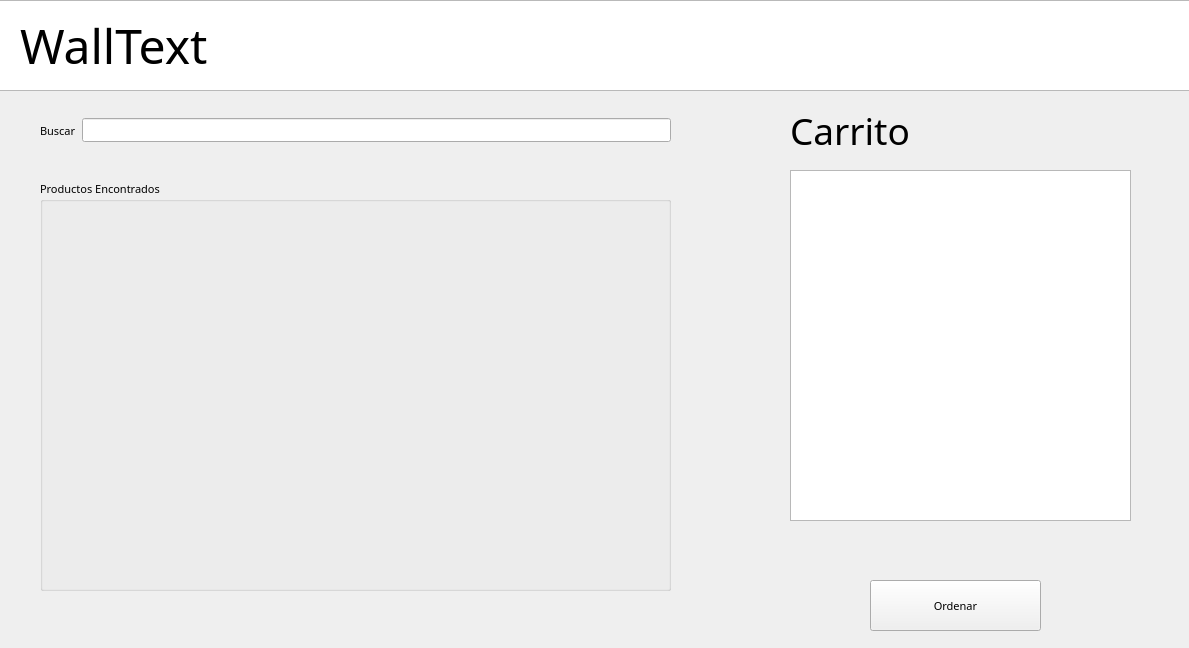
<?xml version="1.0" encoding="UTF-8"?>
<ui version="4.0">
 <class>MainWindow</class>
 <widget class="QMainWindow" name="MainWindow">
  <property name="windowModality">
   <enum>Qt::ApplicationModal</enum>
  </property>
  <property name="enabled">
   <bool>true</bool>
  </property>
  <property name="geometry">
   <rect>
    <x>0</x>
    <y>0</y>
    <width>1189</width>
    <height>648</height>
   </rect>
  </property>
  <property name="palette">
   <palette>
    <active>
     <colorrole role="Dark">
      <brush brushstyle="SolidPattern">
       <color alpha="255">
        <red>255</red>
        <green>255</green>
        <blue>255</blue>
       </color>
      </brush>
     </colorrole>
     <colorrole role="Mid">
      <brush brushstyle="SolidPattern">
       <color alpha="255">
        <red>255</red>
        <green>255</green>
        <blue>255</blue>
       </color>
      </brush>
     </colorrole>
     <colorrole role="Shadow">
      <brush brushstyle="SolidPattern">
       <color alpha="255">
        <red>255</red>
        <green>255</green>
        <blue>255</blue>
       </color>
      </brush>
     </colorrole>
    </active>
    <inactive>
     <colorrole role="Dark">
      <brush brushstyle="SolidPattern">
       <color alpha="255">
        <red>160</red>
        <green>160</green>
        <blue>160</blue>
       </color>
      </brush>
     </colorrole>
     <colorrole role="Mid">
      <brush brushstyle="SolidPattern">
       <color alpha="255">
        <red>160</red>
        <green>160</green>
        <blue>160</blue>
       </color>
      </brush>
     </colorrole>
     <colorrole role="Shadow">
      <brush brushstyle="SolidPattern">
       <color alpha="255">
        <red>105</red>
        <green>105</green>
        <blue>105</blue>
       </color>
      </brush>
     </colorrole>
    </inactive>
    <disabled>
     <colorrole role="Dark">
      <brush brushstyle="SolidPattern">
       <color alpha="255">
        <red>255</red>
        <green>255</green>
        <blue>255</blue>
       </color>
      </brush>
     </colorrole>
     <colorrole role="Mid">
      <brush brushstyle="SolidPattern">
       <color alpha="255">
        <red>255</red>
        <green>255</green>
        <blue>255</blue>
       </color>
      </brush>
     </colorrole>
     <colorrole role="Shadow">
      <brush brushstyle="SolidPattern">
       <color alpha="255">
        <red>0</red>
        <green>0</green>
        <blue>0</blue>
       </color>
      </brush>
     </colorrole>
    </disabled>
   </palette>
  </property>
  <property name="font">
   <font>
    <family>Segoe UI</family>
   </font>
  </property>
  <property name="windowTitle">
   <string>MainWindow</string>
  </property>
  <widget class="QWidget" name="centralwidget">
   <property name="font">
    <font>
     <family>VCR OSD Mono</family>
     <pointsize>8</pointsize>
    </font>
   </property>
   <widget class="QLabel" name="MainTitle">
    <property name="geometry">
     <rect>
      <x>20</x>
      <y>0</y>
      <width>471</width>
      <height>91</height>
     </rect>
    </property>
    <property name="font">
     <font>
      <family>VCR OSD Mono</family>
      <pointsize>36</pointsize>
     </font>
    </property>
    <property name="text">
     <string>WallText</string>
    </property>
   </widget>
   <widget class="QGraphicsView" name="graphicsView">
    <property name="geometry">
     <rect>
      <x>-10</x>
      <y>0</y>
      <width>1201</width>
      <height>91</height>
     </rect>
    </property>
    <property name="sizePolicy">
     <sizepolicy hsizetype="Maximum" vsizetype="Expanding">
      <horstretch>0</horstretch>
      <verstretch>0</verstretch>
     </sizepolicy>
    </property>
    <property name="palette">
     <palette>
      <active>
       <colorrole role="Base">
        <brush brushstyle="SolidPattern">
         <color alpha="255">
          <red>47</red>
          <green>255</green>
          <blue>0</blue>
         </color>
        </brush>
       </colorrole>
       <colorrole role="Window">
        <brush brushstyle="SolidPattern">
         <color alpha="255">
          <red>47</red>
          <green>255</green>
          <blue>0</blue>
         </color>
        </brush>
       </colorrole>
      </active>
      <inactive>
       <colorrole role="Base">
        <brush brushstyle="SolidPattern">
         <color alpha="255">
          <red>255</red>
          <green>255</green>
          <blue>255</blue>
         </color>
        </brush>
       </colorrole>
       <colorrole role="Window">
        <brush brushstyle="SolidPattern">
         <color alpha="255">
          <red>240</red>
          <green>240</green>
          <blue>240</blue>
         </color>
        </brush>
       </colorrole>
      </inactive>
      <disabled>
       <colorrole role="Base">
        <brush brushstyle="SolidPattern">
         <color alpha="255">
          <red>47</red>
          <green>255</green>
          <blue>0</blue>
         </color>
        </brush>
       </colorrole>
       <colorrole role="Window">
        <brush brushstyle="SolidPattern">
         <color alpha="255">
          <red>47</red>
          <green>255</green>
          <blue>0</blue>
         </color>
        </brush>
       </colorrole>
      </disabled>
     </palette>
    </property>
    <property name="sizeAdjustPolicy">
     <enum>QAbstractScrollArea::AdjustToContents</enum>
    </property>
   </widget>
   <widget class="QListView" name="carritoLista">
    <property name="geometry">
     <rect>
      <x>790</x>
      <y>170</y>
      <width>341</width>
      <height>351</height>
     </rect>
    </property>
    <property name="palette">
     <palette>
      <active>
       <colorrole role="Base">
        <brush brushstyle="SolidPattern">
         <color alpha="255">
          <red>212</red>
          <green>212</green>
          <blue>212</blue>
         </color>
        </brush>
       </colorrole>
      </active>
      <inactive>
       <colorrole role="Base">
        <brush brushstyle="SolidPattern">
         <color alpha="255">
          <red>255</red>
          <green>255</green>
          <blue>255</blue>
         </color>
        </brush>
       </colorrole>
      </inactive>
      <disabled>
       <colorrole role="Base">
        <brush brushstyle="SolidPattern">
         <color alpha="255">
          <red>240</red>
          <green>240</green>
          <blue>240</blue>
         </color>
        </brush>
       </colorrole>
      </disabled>
     </palette>
    </property>
    <property name="itemAlignment">
     <set>Qt::AlignLeading</set>
    </property>
   </widget>
   <widget class="QLabel" name="carritoLabel">
    <property name="geometry">
     <rect>
      <x>790</x>
      <y>100</y>
      <width>341</width>
      <height>61</height>
     </rect>
    </property>
    <property name="font">
     <font>
      <family>VCR OSD Mono</family>
      <pointsize>28</pointsize>
     </font>
    </property>
    <property name="text">
     <string>Carrito</string>
    </property>
   </widget>
   <widget class="QWidget" name="horizontalLayoutWidget">
    <property name="geometry">
     <rect>
      <x>40</x>
      <y>110</y>
      <width>631</width>
      <height>41</height>
     </rect>
    </property>
    <layout class="QHBoxLayout" name="horizontalLayout_3">
     <property name="sizeConstraint">
      <enum>QLayout::SetMinimumSize</enum>
     </property>
     <item>
      <widget class="QLabel" name="label_2">
       <property name="text">
        <string>Buscar</string>
       </property>
      </widget>
     </item>
     <item>
      <widget class="QLineEdit" name="searchBar">
       <property name="toolTip">
        <string>Solo numeros</string>
       </property>
       <property name="toolTipDuration">
        <number>-1</number>
       </property>
       <property name="text">
        <string/>
       </property>
       <property name="clearButtonEnabled">
        <bool>true</bool>
       </property>
      </widget>
     </item>
    </layout>
   </widget>
   <widget class="QGroupBox" name="finderBox">
    <property name="geometry">
     <rect>
      <x>40</x>
      <y>180</y>
      <width>631</width>
      <height>411</height>
     </rect>
    </property>
    <property name="title">
     <string>Productos Encontrados</string>
    </property>
   </widget>
   <widget class="QPushButton" name="ordenarBoton">
    <property name="geometry">
     <rect>
      <x>870</x>
      <y>580</y>
      <width>171</width>
      <height>51</height>
     </rect>
    </property>
    <property name="palette">
     <palette>
      <active>
       <colorrole role="Button">
        <brush brushstyle="SolidPattern">
         <color alpha="255">
          <red>47</red>
          <green>255</green>
          <blue>0</blue>
         </color>
        </brush>
       </colorrole>
       <colorrole role="Light">
        <brush brushstyle="SolidPattern">
         <color alpha="255">
          <red>47</red>
          <green>255</green>
          <blue>0</blue>
         </color>
        </brush>
       </colorrole>
       <colorrole role="Midlight">
        <brush brushstyle="SolidPattern">
         <color alpha="255">
          <red>47</red>
          <green>255</green>
          <blue>0</blue>
         </color>
        </brush>
       </colorrole>
       <colorrole role="Base">
        <brush brushstyle="SolidPattern">
         <color alpha="255">
          <red>47</red>
          <green>255</green>
          <blue>0</blue>
         </color>
        </brush>
       </colorrole>
       <colorrole role="Window">
        <brush brushstyle="SolidPattern">
         <color alpha="255">
          <red>47</red>
          <green>255</green>
          <blue>0</blue>
         </color>
        </brush>
       </colorrole>
       <colorrole role="Highlight">
        <brush brushstyle="SolidPattern">
         <color alpha="255">
          <red>28</red>
          <green>139</green>
          <blue>0</blue>
         </color>
        </brush>
       </colorrole>
       <colorrole role="AlternateBase">
        <brush brushstyle="SolidPattern">
         <color alpha="255">
          <red>47</red>
          <green>255</green>
          <blue>0</blue>
         </color>
        </brush>
       </colorrole>
      </active>
      <inactive>
       <colorrole role="Button">
        <brush brushstyle="SolidPattern">
         <color alpha="255">
          <red>240</red>
          <green>240</green>
          <blue>240</blue>
         </color>
        </brush>
       </colorrole>
       <colorrole role="Light">
        <brush brushstyle="SolidPattern">
         <color alpha="255">
          <red>255</red>
          <green>255</green>
          <blue>255</blue>
         </color>
        </brush>
       </colorrole>
       <colorrole role="Midlight">
        <brush brushstyle="SolidPattern">
         <color alpha="255">
          <red>227</red>
          <green>227</green>
          <blue>227</blue>
         </color>
        </brush>
       </colorrole>
       <colorrole role="Base">
        <brush brushstyle="SolidPattern">
         <color alpha="255">
          <red>255</red>
          <green>255</green>
          <blue>255</blue>
         </color>
        </brush>
       </colorrole>
       <colorrole role="Window">
        <brush brushstyle="SolidPattern">
         <color alpha="255">
          <red>240</red>
          <green>240</green>
          <blue>240</blue>
         </color>
        </brush>
       </colorrole>
       <colorrole role="Highlight">
        <brush brushstyle="SolidPattern">
         <color alpha="255">
          <red>240</red>
          <green>240</green>
          <blue>240</blue>
         </color>
        </brush>
       </colorrole>
       <colorrole role="AlternateBase">
        <brush brushstyle="SolidPattern">
         <color alpha="255">
          <red>245</red>
          <green>245</green>
          <blue>245</blue>
         </color>
        </brush>
       </colorrole>
      </inactive>
      <disabled>
       <colorrole role="Button">
        <brush brushstyle="SolidPattern">
         <color alpha="255">
          <red>47</red>
          <green>255</green>
          <blue>0</blue>
         </color>
        </brush>
       </colorrole>
       <colorrole role="Light">
        <brush brushstyle="SolidPattern">
         <color alpha="255">
          <red>47</red>
          <green>255</green>
          <blue>0</blue>
         </color>
        </brush>
       </colorrole>
       <colorrole role="Midlight">
        <brush brushstyle="SolidPattern">
         <color alpha="255">
          <red>47</red>
          <green>255</green>
          <blue>0</blue>
         </color>
        </brush>
       </colorrole>
       <colorrole role="Base">
        <brush brushstyle="SolidPattern">
         <color alpha="255">
          <red>240</red>
          <green>240</green>
          <blue>240</blue>
         </color>
        </brush>
       </colorrole>
       <colorrole role="Window">
        <brush brushstyle="SolidPattern">
         <color alpha="255">
          <red>47</red>
          <green>255</green>
          <blue>0</blue>
         </color>
        </brush>
       </colorrole>
       <colorrole role="Highlight">
        <brush brushstyle="SolidPattern">
         <color alpha="255">
          <red>0</red>
          <green>120</green>
          <blue>215</blue>
         </color>
        </brush>
       </colorrole>
       <colorrole role="AlternateBase">
        <brush brushstyle="SolidPattern">
         <color alpha="255">
          <red>245</red>
          <green>245</green>
          <blue>245</blue>
         </color>
        </brush>
       </colorrole>
      </disabled>
     </palette>
    </property>
    <property name="text">
     <string>Ordenar</string>
    </property>
    <property name="icon">
     <iconset theme="address-book-new">
      <normaloff>.</normaloff>.</iconset>
    </property>
   </widget>
   <zorder>graphicsView</zorder>
   <zorder>MainTitle</zorder>
   <zorder>carritoLista</zorder>
   <zorder>carritoLabel</zorder>
   <zorder>horizontalLayoutWidget</zorder>
   <zorder>finderBox</zorder>
   <zorder>ordenarBoton</zorder>
  </widget>
 </widget>
 <resources/>
 <connections/>
</ui>
